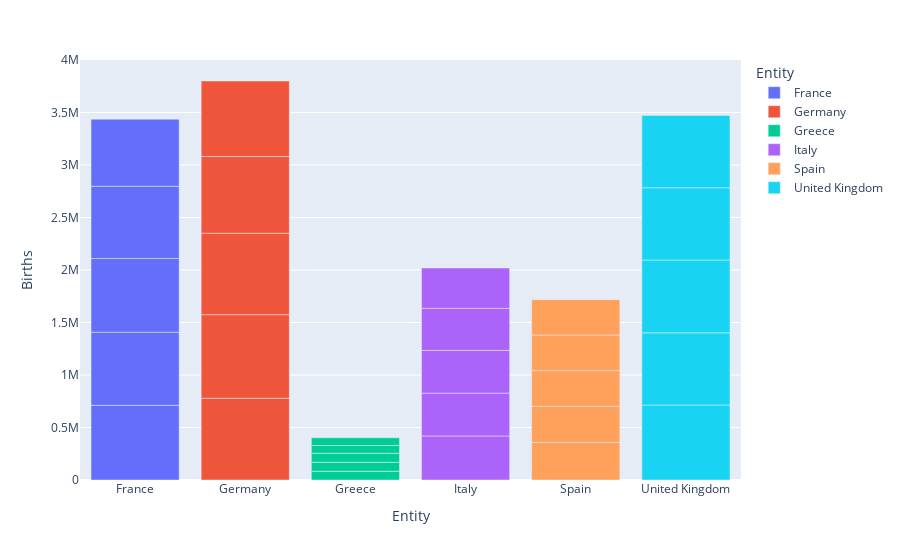

This figure's notebook cell:
### Code cell
import plotly.express as px

fig = px.bar(data[data['Continent'] == 'Europe'], x='Entity', y = 'Births', color='Entity')
fig.show()

### Figure 1 — Plotly figure (JSON) as saved in the notebook; plotly's stock layout.template omitted (floating-point values rounded to 4 significant figures)
{"data": [{"alignmentgroup": "True", "hovertemplate": "Entity=%{x}<br>Births=%{y}<extra></extra>", "legendgroup": "France", "marker": {"color": "#636efa", "pattern": {"shape": ""}}, "name": "France", "offsetgroup": "France", "orientation": "v", "showlegend": true, "textposition": "auto", "type": "bar", "x": ["France", "France", "France", "France", "France"], "xaxis": "x", "y": [711582, 695934, 702274, 687577, 638891], "yaxis": "y"}, {"alignmentgroup": "True", "hovertemplate": "Entity=%{x}<br>Births=%{y}<extra></extra>", "legendgroup": "Germany", "marker": {"color": "#EF553B", "pattern": {"shape": ""}}, "name": "Germany", "offsetgroup": "Germany", "orientation": "v", "showlegend": true, "textposition": "auto", "type": "bar", "x": ["Germany", "Germany", "Germany", "Germany", "Germany"], "xaxis": "x", "y": [778799, 795669, 775669, 730553, 719249], "yaxis": "y"}, {"alignmentgroup": "True", "hovertemplate": "Entity=%{x}<br>Births=%{y}<extra></extra>", "legendgroup": "Greece", "marker": {"color": "#00cc96", "pattern": {"shape": ""}}, "name": "Greece", "offsetgroup": "Greece", "orientation": "v", "showlegend": true, "textposition": "auto", "type": "bar", "x": ["Greece", "Greece", "Greece", "Greece", "Greece"], "xaxis": "x", "y": [83587, 84746, 86163, 74165, 73661], "yaxis": "y"}, {"alignmentgroup": "True", "hovertemplate": "Entity=%{x}<br>Births=%{y}<extra></extra>", "legendgroup": "Italy", "marker": {"color": "#ab63fa", "pattern": {"shape": ""}}, "name": "Italy", "offsetgroup": "Italy", "orientation": "v", "showlegend": true, "textposition": "auto", "type": "bar", "x": ["Italy", "Italy", "Italy", "Italy", "Italy"], "xaxis": "x", "y": [419609, 408035, 407050, 399735, 384627], "yaxis": "y"}, {"alignmentgroup": "True", "hovertemplate": "Entity=%{x}<br>Births=%{y}<extra></extra>", "legendgroup": "Spain", "marker": {"color": "#FFA15A", "pattern": {"shape": ""}}, "name": "Spain", "offsetgroup": "Spain", "orientation": "v", "showlegend": true, "textposition": "auto", "type": "bar", "x": ["Spain", "Spain", "Spain", "Spain", "Spain"], "xaxis": "x", "y": [357540, 343355, 340310, 339675, 336821], "yaxis": "y"}, {"alignmentgroup": "True", "hovertemplate": "Entity=%{x}<br>Births=%{y}<extra></extra>", "legendgroup": "United Kingdom", "marker": {"color": "#19d3f3", "pattern": {"shape": ""}}, "name": "United Kingdom", "offsetgroup": "United Kingdom", "orientation": "v", "showlegend": true, "textposition": "auto", "type": "bar", "x": ["United Kingdom", "United Kingdom", "United Kingdom", "United Kingdom", "United Kingdom"], "xaxis": "x", "y": [714388, 687269, 693027, 688630, 688388], "yaxis": "y"}], "layout": {"autosize": true, "barmode": "relative", "legend": {"title": {"text": "Entity"}, "tracegroupgap": 0}, "margin": {"t": 60}, "xaxis": {"anchor": "y", "autorange": true, "categoryarray": ["France", "Germany", "Greece", "Italy", "Spain", "United Kingdom"], "categoryorder": "array", "domain": [0, 1], "range": [-0.5, 5.5], "title": {"text": "Entity"}, "type": "category"}, "yaxis": {"anchor": "x", "autorange": true, "domain": [0, 1], "range": [0, 4000000.0], "title": {"text": "Births"}, "type": "linear"}}}
